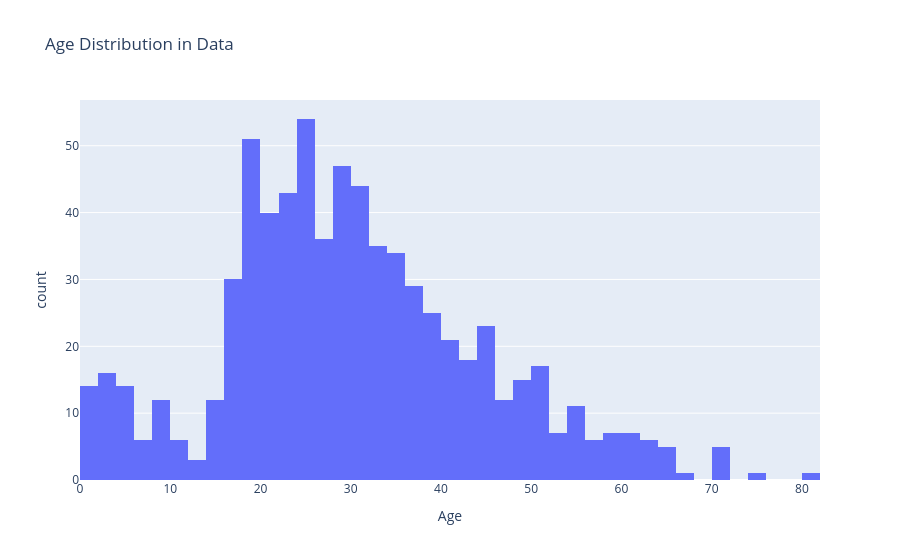

Write notebook code for a chart like this one.
### Code cell
# 3 : Study the distribution : 

fig=px.histogram(
    data,
    x="Age",
    title="Age Distribution in Data"

)
fig.show()

### Figure 1 — Plotly figure (JSON) as saved in the notebook; plotly's stock layout.template omitted (floating-point values rounded to 4 significant figures; data arrays with more than 128 entries replaced by an {"elided": "..."} marker saying what was removed)
{"data": [{"bingroup": "x", "hovertemplate": "Age=%{x}<br>count=%{y}<extra></extra>", "legendgroup": "", "marker": {"color": "#636efa", "pattern": {"shape": ""}}, "name": "", "orientation": "v", "showlegend": false, "type": "histogram", "x": {"elided": "891 float values"}, "xaxis": "x", "yaxis": "y"}], "layout": {"barmode": "relative", "legend": {"tracegroupgap": 0}, "title": {"text": "Age Distribution in Data"}, "xaxis": {"anchor": "y", "domain": [0, 1], "title": {"text": "Age"}}, "yaxis": {"anchor": "x", "domain": [0, 1], "title": {"text": "count"}}}}
